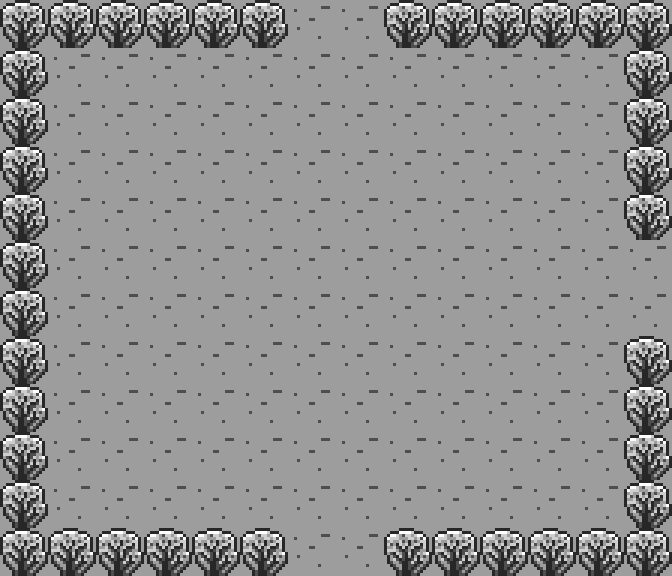

The image is a tile-based game level rendered from a .tmx file. Its description and complete source (layers, tilesets, objects, tile grids) follow:
An orthogonal 14x12 tile map with 48x48 px tiles, 2 tile layers (Tile Layer 1, Tile Layer 2).

<map version="1.0" tiledversion="1.1.3" orientation="orthogonal" renderorder="left-up" width="14" height="12" tilewidth="48" tileheight="48" infinite="0" nextobjectid="1">
 <tileset firstgid="1" source="spritesheet.tsx" />
 <layer name="Tile Layer 1" width="14" height="12">
  <data encoding="csv">
86,86,86,86,86,86,86,86,86,86,86,86,86,86,
86,86,86,86,86,86,86,86,86,86,86,86,86,86,
86,86,86,86,86,86,86,86,86,86,86,86,86,86,
86,86,86,86,86,86,86,86,86,86,86,86,86,86,
86,86,86,86,86,86,86,86,86,86,86,86,86,86,
86,86,86,86,86,86,86,86,86,86,86,86,86,86,
86,86,86,86,86,86,86,86,86,86,86,86,86,86,
86,86,86,86,86,86,86,86,86,86,86,86,86,86,
86,86,86,86,86,86,86,86,86,86,86,86,86,86,
86,86,86,86,86,86,86,86,86,86,86,86,86,86,
86,86,86,86,86,86,86,86,86,86,86,86,86,86,
86,86,86,86,86,86,86,86,86,86,86,86,86,86
</data>
 </layer>
 <layer name="Tile Layer 2" width="14" height="12">
  <data encoding="csv">
77,77,77,77,77,77,0,0,77,77,77,77,77,77,
77,0,0,0,0,0,0,0,0,0,0,0,0,77,
77,0,0,0,0,0,0,0,0,0,0,0,0,77,
77,0,0,0,0,0,0,0,0,0,0,0,0,77,
77,0,0,0,0,0,0,0,0,0,0,0,0,77,
77,0,0,0,0,0,0,0,0,0,0,0,0,0,
77,0,0,0,0,0,0,0,0,0,0,0,0,0,
77,0,0,0,0,0,0,0,0,0,0,0,0,77,
77,0,0,0,0,0,0,0,0,0,0,0,0,77,
77,0,0,0,0,0,0,0,0,0,0,0,0,77,
77,0,0,0,0,0,0,0,0,0,0,0,0,77,
77,77,77,77,77,77,0,0,77,77,77,77,77,77
</data>
 </layer>
</map>